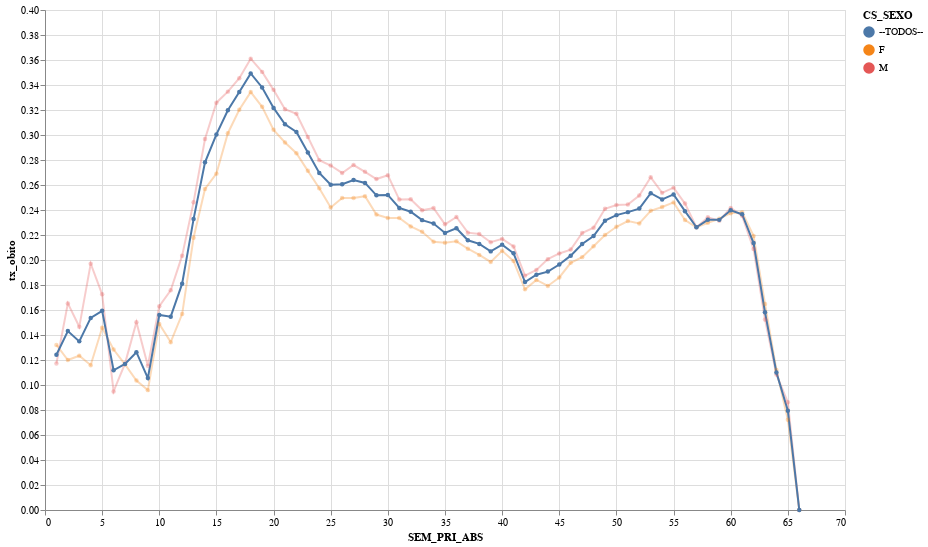

Here is the notebook cell this chart was saved with:
### Code cell
#collapse

cat2 = 'CS_SEXO'
index_cols = [cat1,cat2]

selection_dict = {'CS_SEXO':"!= ['I']",'idade_anos':' <= 150'}  # 'EVOLUCAO':"== ['cura','obito']"}

df_sel = select_items(df_srag,selection_dict)
print(f'\n Número de casos selecionados: {df_sel.shape[0]}\n')

df = get_outcome_data(df_sel,index_cols)
df = df.query('SEM_PRI_ABS <= @last_week')
get_altair_chart(df,x_col=cat1,y_col='tx_obito',cat_col=cat2,ns_opacity=0.30)

### Figure 1 — Vega-Lite specification as saved in the notebook (floating-point values rounded to 4 significant figures; data arrays with more than 128 entries replaced by an {"elided": "..."} marker saying what was removed)
{"config": {"view": {"continuousWidth": 400, "continuousHeight": 300}, "point": {"size": 20}}, "data": {"name": "data-fd136ad725f354562092188a9ce16e0b"}, "mark": {"type": "line", "point": true, "strokeWidth": 2}, "encoding": {"color": {"type": "nominal", "field": "CS_SEXO"}, "opacity": {"condition": {"value": 1.0, "selection": "Selecione"}, "value": 0.3}, "tooltip": [{"type": "quantitative", "field": "SEM_PRI_ABS"}, {"type": "nominal", "field": "CS_SEXO"}, {"type": "quantitative", "field": "cura"}, {"type": "quantitative", "field": "ignorado"}, {"type": "quantitative", "field": "nd"}, {"type": "quantitative", "field": "obito"}, {"type": "quantitative", "field": "obito_outras_causas"}, {"type": "quantitative", "field": "total"}, {"type": "quantitative", "field": "tx_obito"}], "x": {"type": "quantitative", "field": "SEM_PRI_ABS"}, "y": {"type": "quantitative", "field": "tx_obito"}}, "height": 500, "selection": {"Selecione": {"type": "single", "fields": ["CS_SEXO"], "init": {"CS_SEXO": "--TODOS--"}, "bind": {"CS_SEXO": {"input": "select", "options": ["--TODOS--", "F", "M"]}}}}, "width": 800, "$schema": "https://vega.github.io/schema/vega-lite/v4.8.1.json", "datasets": {"data-fd136ad725f354562092188a9ce16e0b": {"elided": "198 records"}}}
